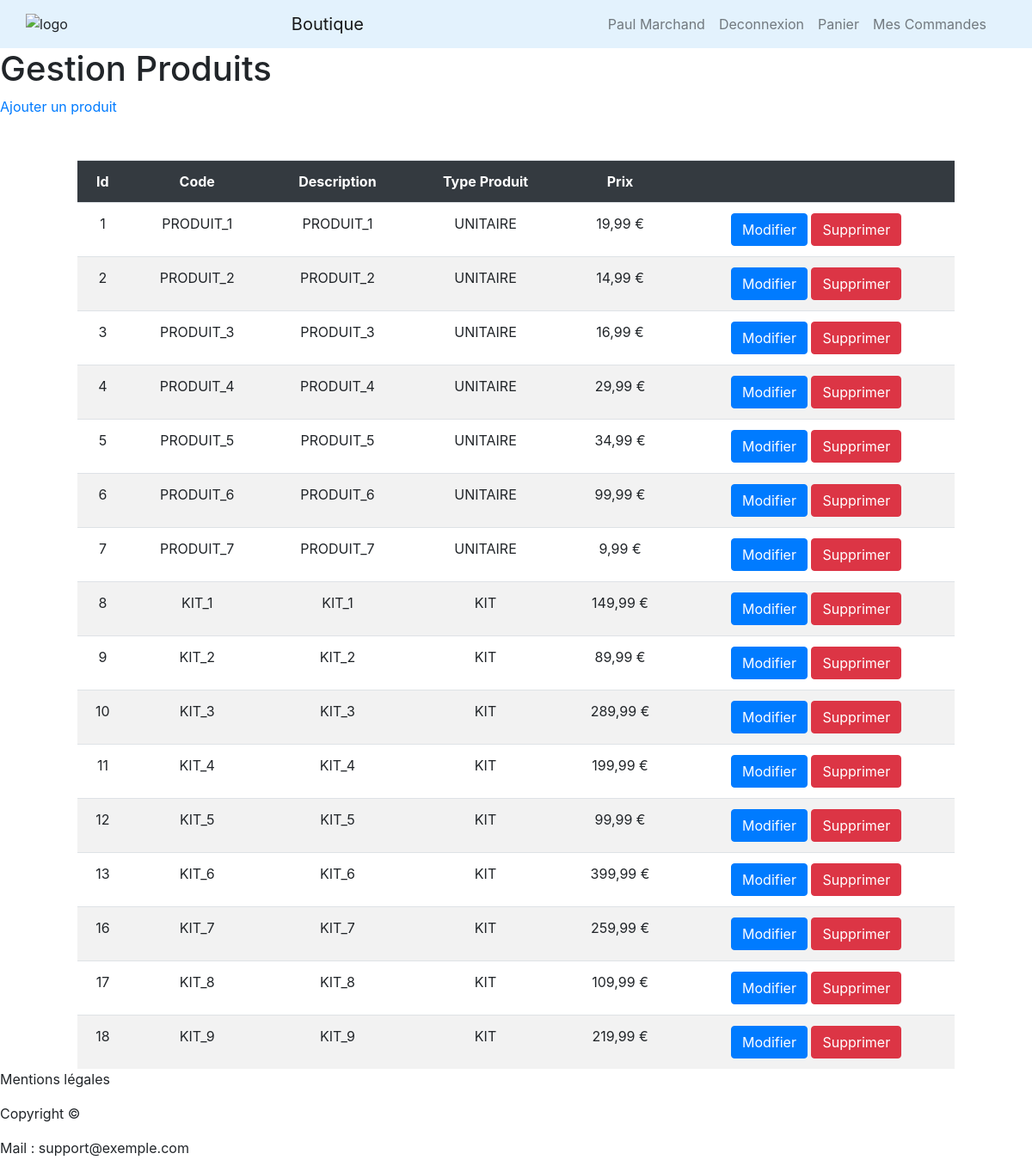
The page /Zip/Menuiz_Ecommerce/admin/produits.php (signed in) on the database its author committed.
### tables this page shows
CREATE TABLE `t_d_product_prd` (
  `PRD_ID` int(11) NOT NULL,
  `SPL_ID` int(11) NOT NULL,
  `PTY_ID` int(11) NOT NULL,
  `PRD_DESCRIPTION` varchar(1024) NOT NULL,
  `PRD_GUARANTEE` smallint(6) NOT NULL,
  `PRD_PICTURE` longtext DEFAULT NULL,
  `PRD_PRICE` decimal(8,2) DEFAULT NULL,
  `PRD_CODE` varchar(45) NOT NULL
);

CREATE TABLE `t_d_producttype_pty` (
  `PTY_ID` int(11) NOT NULL,
  `PTY_DESCRIPTION` varchar(1024) DEFAULT NULL
);

### Zip/Menuiz_Ecommerce/Include/fonctions.php (called while the page is built, shortened)
<?php
function prixFR($prix)
{
    return number_format($prix, 2, ',', ' ') . ' €';
}

### Zip/Menuiz_Ecommerce/admin/produits.php (the view, shortened to what this page needs)
<?php
require_once __DIR__ . '/../include/init.php';
$stmt = $pdo->query('SELECT P.*,T.PTY_DESCRIPTION FROM T_D_PRODUCT_PRD P inner join  `t_d_producttype_pty`T ON P.PTY_ID=T.PTY_ID ');
$produit = $stmt->fetchAll();
require __DIR__ . '/../layout/top.php';
?>
<h1>Gestion Produits</h1>
<p><a href="produit-edit.php">Ajouter un produit</a></p>
<table class="table_cat th_produits table table-striped">
    <tr>
        <th>Id</th>
        <th>Code</th>
        <th>Description</th>
        <th>Type Produit</th>
        <th>Prix</th>
        <th></th>
    </tr>
    <?php
    foreach ($produit as $item) :
    ?>
    <tr>
        <td><?= $item['PRD_ID']; ?></td>
        <td><?= $item['PRD_CODE']; ?></td>
        <td><?= $item['PRD_DESCRIPTION']; ?></td>
        <td><?= $item['PTY_DESCRIPTION']; ?></td>
        <td><?=  prixFR($item['PRD_PRICE']); ?></td>
        <td>
            <a class="btn btn-primary"
               href="<?= RACINE_WEB; ?>admin/produit-edit.php?id=<?= $item['PRD_ID']; ?>">
               Modifier
            </a>
        <a class="btn btn-danger"
               href="<?= RACINE_WEB; ?>admin/produit-delete.php?id=<?= $item['PRD_ID']; ?>" onclick="myFunction()">
               Supprimer
            </a>
        </td>
    </tr>
    <?php
    endforeach;
    ?>
</table>
<?php
require __DIR__ . '/../layout/bottom.php';
?>

### Zip/Menuiz_Ecommerce/layout/top.php (style rules this page uses)
.table_cat { width: 85%; margin: 0 auto; margin-top: 50px; }
.table_cat th { text-align: center; color: white; background: #343a40; }
.table_cat td, .th_produits td { text-align: center }

### rows shown on the page
t_d_product_prd: PRD_ID "1", PRD_CODE "PRODUIT_1", PRD_DESCRIPTION "PRODUIT_1", PTY_ID.PTY_DESCRIPTION "UNITAIRE", PRD_PRICE "19,99 €"
t_d_product_prd: PRD_ID "2", PRD_CODE "PRODUIT_2", PRD_DESCRIPTION "PRODUIT_2", PTY_ID.PTY_DESCRIPTION "UNITAIRE", PRD_PRICE "14,99 €"
t_d_product_prd: PRD_ID "3", PRD_CODE "PRODUIT_3", PRD_DESCRIPTION "PRODUIT_3", PTY_ID.PTY_DESCRIPTION "UNITAIRE", PRD_PRICE "16,99 €"
t_d_product_prd: PRD_ID "4", PRD_CODE "PRODUIT_4", PRD_DESCRIPTION "PRODUIT_4", PTY_ID.PTY_DESCRIPTION "UNITAIRE", PRD_PRICE "29,99 €"
t_d_product_prd: PRD_ID "5", PRD_CODE "PRODUIT_5", PRD_DESCRIPTION "PRODUIT_5", PTY_ID.PTY_DESCRIPTION "UNITAIRE", PRD_PRICE "34,99 €"
t_d_product_prd: PRD_ID "6", PRD_CODE "PRODUIT_6", PRD_DESCRIPTION "PRODUIT_6", PTY_ID.PTY_DESCRIPTION "UNITAIRE", PRD_PRICE "99,99 €"
t_d_product_prd: PRD_ID "7", PRD_CODE "PRODUIT_7", PRD_DESCRIPTION "PRODUIT_7", PTY_ID.PTY_DESCRIPTION "UNITAIRE", PRD_PRICE "9,99 €"
t_d_product_prd: PRD_ID "8", PRD_CODE "KIT_1", PRD_DESCRIPTION "KIT_1", PTY_ID.PTY_DESCRIPTION "KIT", PRD_PRICE "149,99 €"
t_d_product_prd: PRD_ID "9", PRD_CODE "KIT_2", PRD_DESCRIPTION "KIT_2", PTY_ID.PTY_DESCRIPTION "KIT", PRD_PRICE "89,99 €"
t_d_product_prd: PRD_ID "10", PRD_CODE "KIT_3", PRD_DESCRIPTION "KIT_3", PTY_ID.PTY_DESCRIPTION "KIT", PRD_PRICE "289,99 €"
t_d_product_prd: PRD_ID "11", PRD_CODE "KIT_4", PRD_DESCRIPTION "KIT_4", PTY_ID.PTY_DESCRIPTION "KIT", PRD_PRICE "199,99 €"
t_d_product_prd: PRD_ID "12", PRD_CODE "KIT_5", PRD_DESCRIPTION "KIT_5", PTY_ID.PTY_DESCRIPTION "KIT", PRD_PRICE "99,99 €"
t_d_product_prd: PRD_ID "13", PRD_CODE "KIT_6", PRD_DESCRIPTION "KIT_6", PTY_ID.PTY_DESCRIPTION "KIT", PRD_PRICE "399,99 €"
t_d_product_prd: PRD_ID "16", PRD_CODE "KIT_7", PRD_DESCRIPTION "KIT_7", PTY_ID.PTY_DESCRIPTION "KIT", PRD_PRICE "259,99 €"
t_d_product_prd: PRD_ID "17", PRD_CODE "KIT_8", PRD_DESCRIPTION "KIT_8", PTY_ID.PTY_DESCRIPTION "KIT", PRD_PRICE "109,99 €"
t_d_product_prd: PRD_ID "18", PRD_CODE "KIT_9", PRD_DESCRIPTION "KIT_9", PTY_ID.PTY_DESCRIPTION "KIT", PRD_PRICE "219,99 €"

### other values the page prints
getUserFullName() "Paul Marchand"
